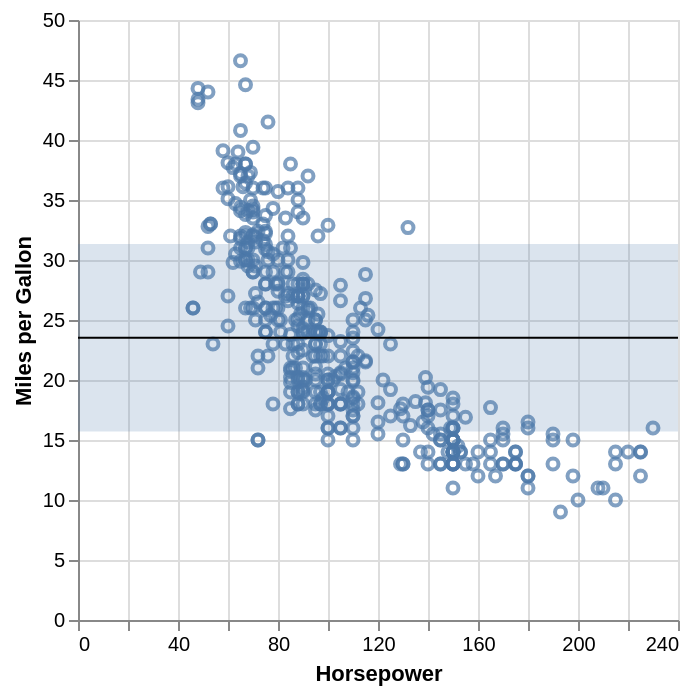

This figure's Vega-Lite source:
### Vega-Lite specification from a JSON file in a GitHub repository (floating-point values rounded to 4 significant figures; data arrays with more than 128 entries replaced by an {"elided": "..."} marker saying what was removed)
{"$schema": "https://vega.github.io/schema/vega-lite/v4.json", "description": "A scatterplot showing horsepower and miles per gallons for various cars.", "data": {"values": {"elided": "406 records"}}, "layer": [{"mark": "point", "encoding": {"x": {"field": "Horsepower", "type": "quantitative"}, "y": {"field": "Miles_per_Gallon", "type": "quantitative"}}}, {"mark": {"type": "errorband", "extent": "stdev", "opacity": 0.2}, "encoding": {"y": {"field": "Miles_per_Gallon", "type": "quantitative", "title": "Miles per Gallon"}}}, {"mark": "rule", "encoding": {"y": {"field": "Miles_per_Gallon", "type": "quantitative", "aggregate": "mean"}}}]}
